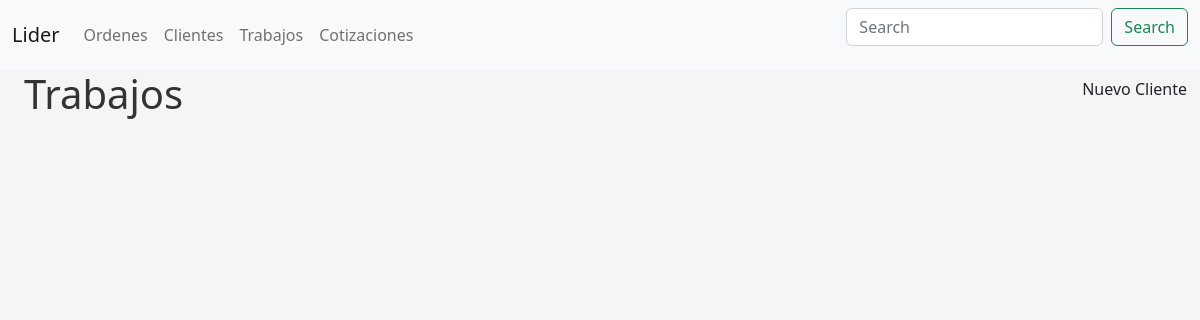
The app's page /trabajos/, older data.
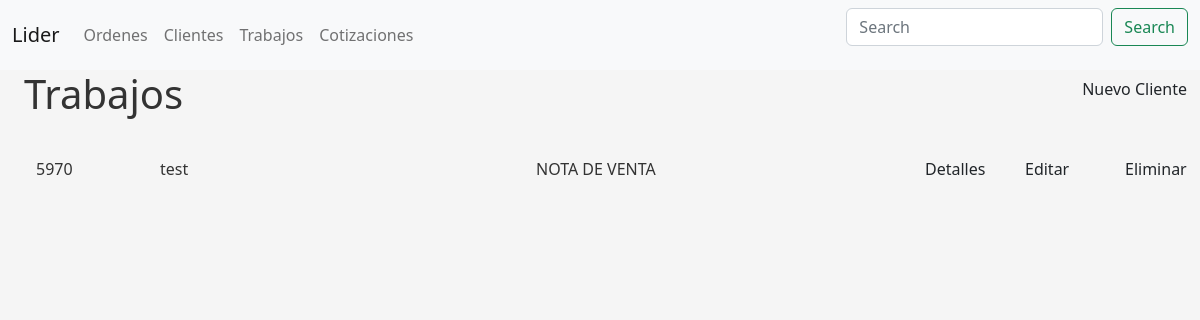
The same page, newer data.
### orders/models.py (models this page shows, shortened)
class Lider(models.Model):
    lider = models.CharField('Numero de Lider', max_length=4,
                             validators=[RegexValidator(r'^\d{1,10}$')], primary_key=True)
    doc_description = models.CharField(verbose_name='Descripcion del documento', max_length=250, default='NOTA DE VENTA')
    customer = models.ForeignKey(Customer, on_delete=models.CASCADE, default='')
    doc_inks = models.CharField(max_length=14, choices=[('negra', 'NEGRA'),
                                                        ('reflex', 'AZUL REFLEX'),
                                                        ('rojo032', 'ROJO 032CV'),
                                                        ('naranjaDirecto', 'NARANJA DIRECTO')
                                                        ],
                                default='reflex')

class Customer(models.Model):
    name_company = models.CharField(verbose_name='Nombre/Empresa', max_length=50)
    email = models.EmailField(verbose_name='Correo', null=True)
    phone_number = models.CharField(verbose_name='Telefono', max_length=10, validators=[RegexValidator(r'^\d{1,10}$')])
    address = models.CharField(verbose_name='Domicilio', max_length=100, null=True)
    shipping = models.BooleanField(verbose_name='Entrega a domicilio')
    def __str__(self):
        return self.name_company

### lider/views.py (the view)
# urls.py: path('', LiderView.as_view(), name='lider'),
class LiderView(ListView):
    model = Lider
    template_name = 'lider/lider.html'

### templates/lider/lider.html
{% extends 'orders/base.html' %}
{% block content %}
        <div class="row mb-4">
        <div class="col ms-4">
        <h1>Trabajos</h1>
        </div>
        <div class="col-auto">
                <h4><button class="btn">Nuevo Cliente</button></h4>
        </div>
    </div>
    {% for trabajo in object_list %}
        <div class="row mb-2 mx-auto">
            <div class="col-1 mx-4 my-auto">{{ trabajo.lider}}</div>
            <div class="col mx-auto my-auto">{{trabajo.customer}}</div>
            <div class="col my-auto mx-auto">{{trabajo.doc_description}}</div>
            <div class="col-1"> <a href="#" class="btn">Detalles</a></div>
            <div class="col-1"> <a href="#" class="btn">Editar</a></div>
            <div class="col-1"> <a href="#" class="btn">Eliminar</a></div>
        </div>
    {% endfor %}
{% endblock content%}

### templates/orders/base.html (shortened to what this page needs)
{% load static %}
<html lang="EN">
    <body>
        <nav class="navbar navbar-expand-lg bg-light">
  <div class="container-fluid">
    <a class="navbar-brand" href="{% url 'home' %}">Lider</a>
    <div class="collapse navbar-collapse" id="navbarSupportedContent">
      <ul class="navbar-nav me-auto mb-2 mb-lg-0">
        <li class="nav-item">
          <a class="nav-link" href="{% url 'home' %}">Ordenes</a>
        </li>
        <li class="nav-item">
          <a class="nav-link" href="{% url 'customers' %}">Clientes</a>
        </li>
        <li class="nav-item">
          <a class="nav-link" href="{% url 'lider' %}">Trabajos</a>
        </li>
        <li class="nav-item">
          <a class="nav-link" href="{% url 'budgets' %}">Cotizaciones</a>
        </li>
      </ul>
      <form class="d-flex" role="search">
        <input class="form-control me-2" type="search" placeholder="Search" aria-label="Search">
        <button class="btn btn-outline-success" type="submit">Search</button>
      </form>
    </div>
  </div>
</nav>
    {% block content %}
    {% endblock %}
    </body>
    <link href="https://cdn.jsdelivr.net/npm/bootstrap@5.2.0-beta1/dist/css/bootstrap.min.css" rel="stylesheet">
    <link rel="stylesheet" href="{% static 'crm/main.css' %}">
</html>

### orders/static/crm/main.css (style rules this page uses)
body { background: whitesmoke; color: #333333; }
.col { border: 1px; }

Row changes from the older to the newer data that the page shows:
added Lider: lider "5970", customer "test", doc_description "NOTA DE VENTA"
